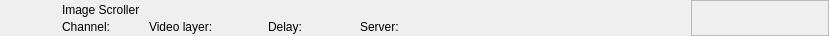
<?xml version="1.0" encoding="UTF-8"?>
<ui version="4.0">
 <class>RundownImageScrollerWidget</class>
 <widget class="QWidget" name="RundownImageScrollerWidget">
  <property name="geometry">
   <rect>
    <x>0</x>
    <y>0</y>
    <width>829</width>
    <height>36</height>
   </rect>
  </property>
  <layout class="QHBoxLayout" name="horizontalLayout">
   <property name="spacing">
    <number>0</number>
   </property>
   <property name="margin">
    <number>0</number>
   </property>
   <item>
    <widget class="QFrame" name="frameItem">
     <property name="sizePolicy">
      <sizepolicy hsizetype="Preferred" vsizetype="Fixed">
       <horstretch>0</horstretch>
       <verstretch>0</verstretch>
      </sizepolicy>
     </property>
     <property name="minimumSize">
      <size>
       <width>0</width>
       <height>36</height>
      </size>
     </property>
     <widget class="QLabel" name="labelIcon">
      <property name="geometry">
       <rect>
        <x>22</x>
        <y>2</y>
        <width>32</width>
        <height>32</height>
       </rect>
      </property>
      <property name="text">
       <string/>
      </property>
      <property name="pixmap">
       <pixmap resource="../Widgets.qrc">:/Graphics/Images/ImageScroller.png</pixmap>
      </property>
      <property name="scaledContents">
       <bool>true</bool>
      </property>
     </widget>
     <widget class="QLabel" name="labelLabel">
      <property name="geometry">
       <rect>
        <x>62</x>
        <y>2</y>
        <width>533</width>
        <height>16</height>
       </rect>
      </property>
      <property name="text">
       <string>Image Scroller</string>
      </property>
     </widget>
     <widget class="QLabel" name="labelChannel">
      <property name="geometry">
       <rect>
        <x>62</x>
        <y>19</y>
        <width>78</width>
        <height>16</height>
       </rect>
      </property>
      <property name="text">
       <string>Channel:</string>
      </property>
     </widget>
     <widget class="QLabel" name="labelVideolayer">
      <property name="geometry">
       <rect>
        <x>149</x>
        <y>19</y>
        <width>110</width>
        <height>16</height>
       </rect>
      </property>
      <property name="text">
       <string>Video layer:</string>
      </property>
     </widget>
     <widget class="QLabel" name="labelColor">
      <property name="geometry">
       <rect>
        <x>0</x>
        <y>0</y>
        <width>18</width>
        <height>36</height>
       </rect>
      </property>
      <property name="text">
       <string/>
      </property>
     </widget>
     <widget class="QLabel" name="labelGroupColor">
      <property name="geometry">
       <rect>
        <x>0</x>
        <y>0</y>
        <width>6</width>
        <height>36</height>
       </rect>
      </property>
      <property name="text">
       <string/>
      </property>
     </widget>
     <widget class="QLabel" name="labelDevice">
      <property name="geometry">
       <rect>
        <x>360</x>
        <y>19</y>
        <width>260</width>
        <height>16</height>
       </rect>
      </property>
      <property name="text">
       <string>Server:</string>
      </property>
     </widget>
     <widget class="QLabel" name="labelDelay">
      <property name="geometry">
       <rect>
        <x>268</x>
        <y>19</y>
        <width>83</width>
        <height>16</height>
       </rect>
      </property>
      <property name="text">
       <string>Delay:</string>
      </property>
     </widget>
    </widget>
   </item>
   <item>
    <widget class="QFrame" name="frameStatus">
     <property name="minimumSize">
      <size>
       <width>138</width>
       <height>0</height>
      </size>
     </property>
     <property name="maximumSize">
      <size>
       <width>134</width>
       <height>16777215</height>
      </size>
     </property>
     <property name="frameShape">
      <enum>QFrame::StyledPanel</enum>
     </property>
     <property name="frameShadow">
      <enum>QFrame::Raised</enum>
     </property>
     <widget class="QLabel" name="labelGpiConnected">
      <property name="geometry">
       <rect>
        <x>62</x>
        <y>2</y>
        <width>32</width>
        <height>32</height>
       </rect>
      </property>
      <property name="minimumSize">
       <size>
        <width>32</width>
        <height>32</height>
       </size>
      </property>
      <property name="maximumSize">
       <size>
        <width>32</width>
        <height>32</height>
       </size>
      </property>
      <property name="lineWidth">
       <number>0</number>
      </property>
      <property name="text">
       <string/>
      </property>
      <property name="pixmap">
       <pixmap resource="../Widgets.qrc">:/Graphics/Images/GpiConnected.png</pixmap>
      </property>
      <property name="scaledContents">
       <bool>true</bool>
      </property>
     </widget>
     <widget class="QLabel" name="labelDisconnected">
      <property name="geometry">
       <rect>
        <x>93</x>
        <y>2</y>
        <width>32</width>
        <height>32</height>
       </rect>
      </property>
      <property name="minimumSize">
       <size>
        <width>32</width>
        <height>32</height>
       </size>
      </property>
      <property name="maximumSize">
       <size>
        <width>32</width>
        <height>32</height>
       </size>
      </property>
      <property name="text">
       <string/>
      </property>
      <property name="pixmap">
       <pixmap resource="../Widgets.qrc">:/Graphics/Images/Disconnected.png</pixmap>
      </property>
      <property name="scaledContents">
       <bool>true</bool>
      </property>
     </widget>
     <widget class="QLabel" name="labelActiveColor">
      <property name="geometry">
       <rect>
        <x>130</x>
        <y>0</y>
        <width>8</width>
        <height>36</height>
       </rect>
      </property>
      <property name="minimumSize">
       <size>
        <width>8</width>
        <height>36</height>
       </size>
      </property>
      <property name="maximumSize">
       <size>
        <width>8</width>
        <height>36</height>
       </size>
      </property>
      <property name="text">
       <string/>
      </property>
     </widget>
     <widget class="QLabel" name="labelThumbnail">
      <property name="geometry">
       <rect>
        <x>0</x>
        <y>2</y>
        <width>57</width>
        <height>32</height>
       </rect>
      </property>
      <property name="minimumSize">
       <size>
        <width>57</width>
        <height>32</height>
       </size>
      </property>
      <property name="maximumSize">
       <size>
        <width>57</width>
        <height>32</height>
       </size>
      </property>
      <property name="lineWidth">
       <number>0</number>
      </property>
      <property name="text">
       <string/>
      </property>
      <property name="scaledContents">
       <bool>true</bool>
      </property>
     </widget>
    </widget>
   </item>
  </layout>
 </widget>
 <resources>
  <include location="../Widgets.qrc"/>
 </resources>
 <connections/>
 <slots>
  <slot>addToCombo()</slot>
 </slots>
</ui>
